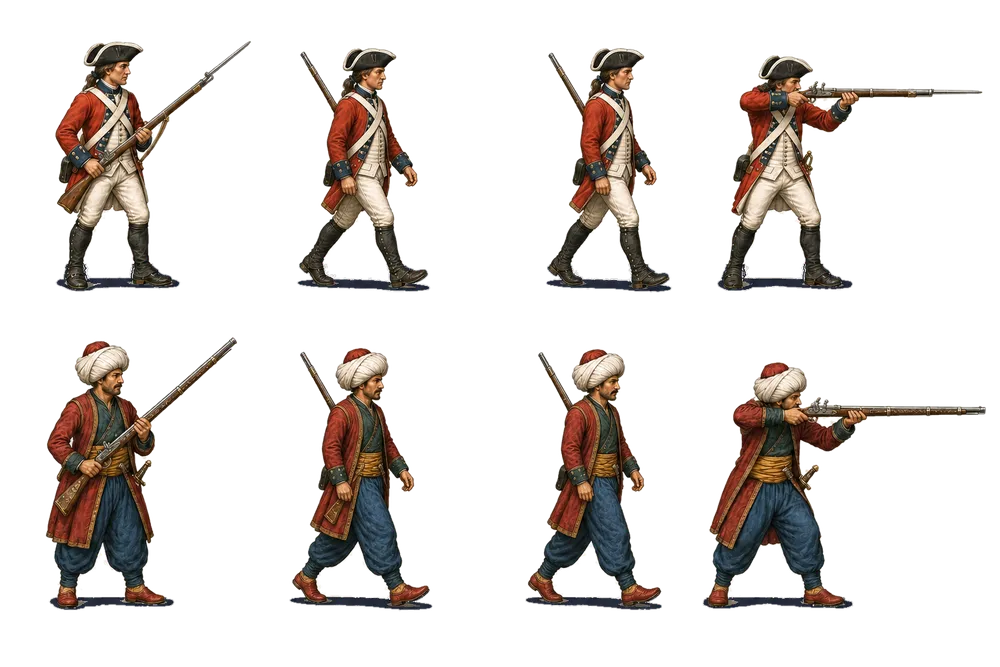
#> input picture assets/units/musketeers.webp, 1000 x 667 px, shrunk from 1536 x 1024 before the run
$ python -i process_military_art.py   (imports and definitions only)
#> lines starting #> are read from the running program, lines starting #| are printed output that depends on the picture
#!/usr/bin/env python3
"""Prepare generated military sheets for the production-art registry.

The source renders use a softly graded warm studio backdrop.  This processor
removes only backdrop-coloured pixels that are connected to the outside edge,
so pale uniform details and muzzle flashes enclosed by painted outlines remain
intact.  The original equal-cell geometry is deliberately preserved because
the renderer addresses each animation pose by source rectangle.
"""

from __future__ import annotations

import argparse
from collections import deque
from pathlib import Path

from PIL import Image, ImageFilter


def is_exterior_backdrop(pixel: tuple[int, int, int]) -> bool:
    """Return whether an RGB pixel belongs to the warm generated backdrop."""

    red, green, blue = pixel
    return (
        min(pixel) >= 205
        and red >= green - 2
        and green >= blue - 2
        and max(pixel) - min(pixel) <= 34
    )


def is_exact_backdrop(pixel: tuple[int, int, int]) -> bool:
    """Match the studio matte closely enough to remove enclosed pale islands."""

    red, green, blue = pixel
    return (
        228 <= red <= 245
        and 220 <= green <= 240
        and 208 <= blue <= 232
        and 3 <= red - green <= 11
        and 7 <= green - blue <= 14
    )


def remove_exterior_backdrop(source: Path) -> Image.Image:
#> called with source = '../assets/units/musketeers.webp'
    image = Image.open(source).convert("RGB")
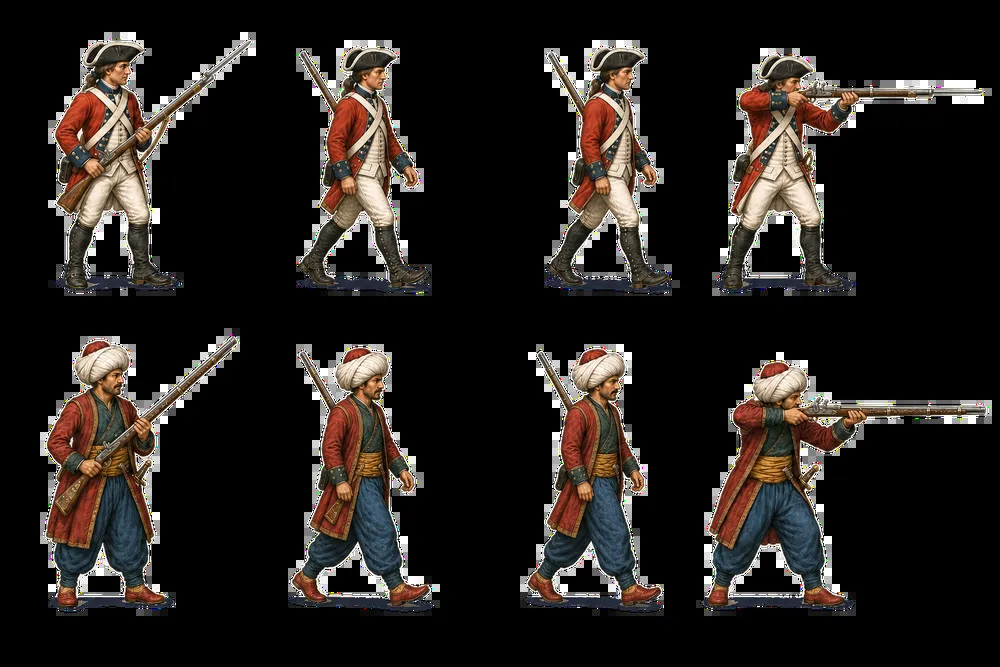
#> image: PIL image 1000x667 RGB; mean R, G, B 36.7, 31.8, 28.7
    width, height = image.size
#> width = 1000; height = 667
    pixels = image.load()
    exterior = Image.new("L", image.size, 0)
#> exterior: PIL image 1000x667 L; every value is 0
    mask = exterior.load()
    pending: deque[tuple[int, int]] = deque()

    def enqueue(x: int, y: int) -> None:
        if mask[x, y] or not is_exterior_backdrop(pixels[x, y]):
            return
        mask[x, y] = 255
        pending.append((x, y))

    for x in range(width):
        enqueue(x, 0)
        enqueue(x, height - 1)
    for y in range(height):
        enqueue(0, y)
        enqueue(width - 1, y)

    while pending:
        x, y = pending.popleft()
        if x > 0:
            enqueue(x - 1, y)
        if x + 1 < width:
            enqueue(x + 1, y)
        if y > 0:
            enqueue(x, y - 1)
        if y + 1 < height:
            enqueue(x, y + 1)

    # Contact shadows and crossed legs can enclose small regions of matte that
    # are no longer edge-connected.  Their channel spacing is extremely
    # consistent, unlike the warmer pipeclay, linen, turban and smoke colours,
    # so remove only this tighter backdrop signature everywhere in the sheet.
    for y in range(height):
        for x in range(width):
            if is_exact_backdrop(pixels[x, y]):
                mask[x, y] = 255

    # A sub-pixel feather prevents the studio matte from surviving as a pale
    # fringe after the browser downsamples a 384- or 768-pixel source cell.
    exterior = exterior.filter(ImageFilter.GaussianBlur(0.7))
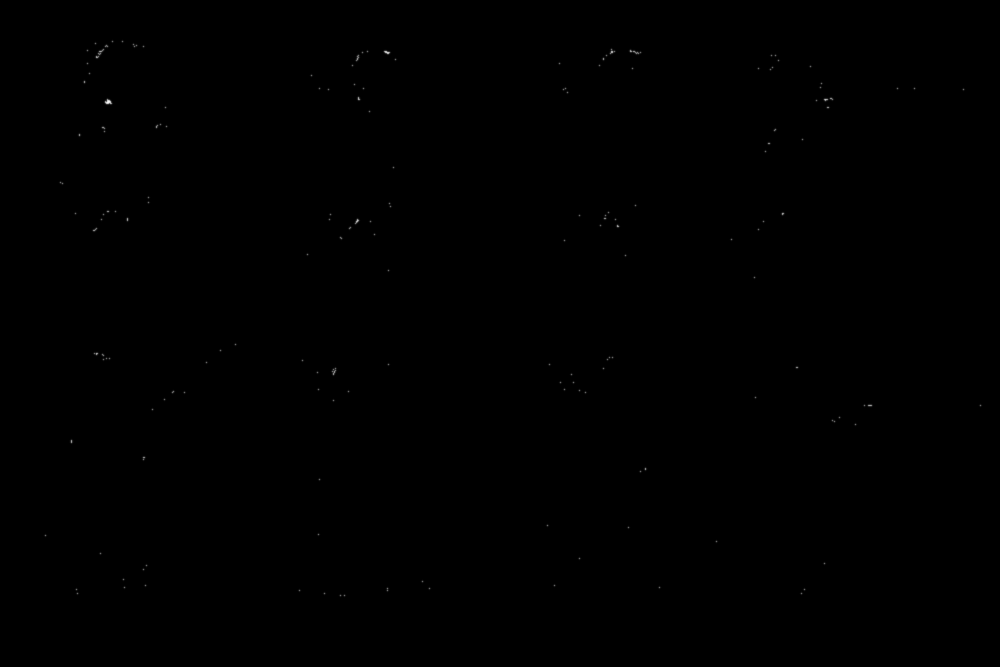
#> exterior: PIL image 1000x667 L; min 0, max 245, mean 0.1
    alpha = exterior.point(lambda value: 255 - value)
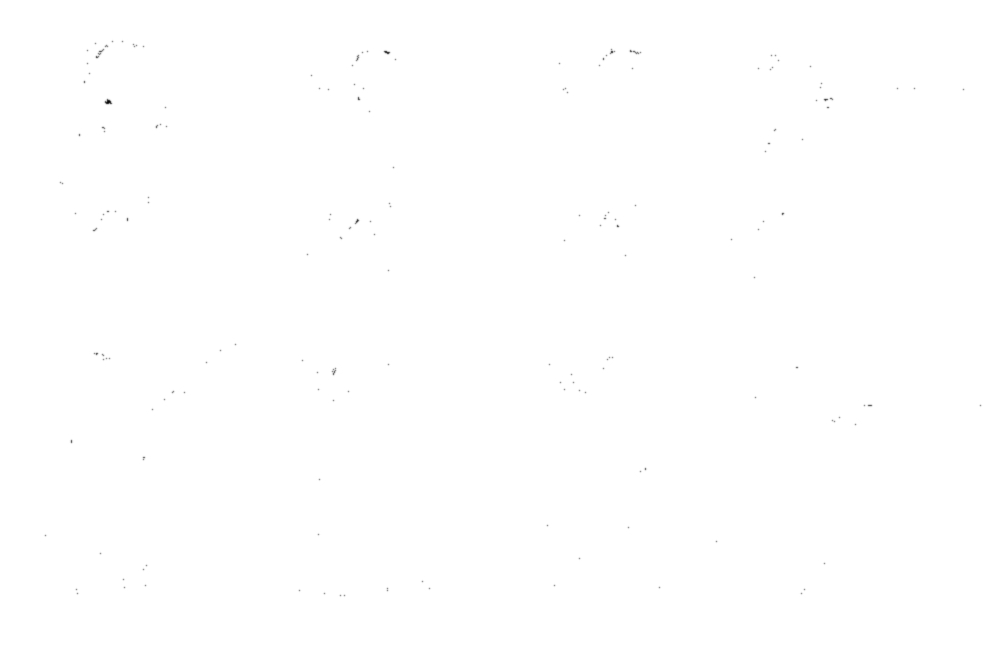
#> alpha: PIL image 1000x667 L; min 10, max 255, mean 254.9
    output = image.convert("RGBA")
    output.putalpha(alpha)
    cool_contact_shadows(output, 512)
    return output


def cool_contact_shadows(image: Image.Image, cell_height: int) -> None:
    """Turn pale studio-floor residue into a cool translucent ground shadow."""

    pixels = image.load()
    for y in range(image.height):
        if y % cell_height < cell_height * 0.79:
            continue
        for x in range(image.width):
            red, green, blue, alpha = pixels[x, y]
            if alpha == 0:
                continue
            if (
                alpha <= 96
                and min(red, green, blue) > 210
                and max(red, green, blue) - min(red, green, blue) <= 28
            ):
                pixels[x, y] = (35, 42, 58, alpha)
                continue
            if not (
                140 <= min(red, green, blue) <= 210
                and max(red, green, blue) - min(red, green, blue) <= 26
                and red >= green - 4
                and green >= blue - 4
            ):
                continue

            luminance = (red + green + blue) / 3
            shadow_alpha = round(max(0.08, min(0.48, (234 - luminance) / 190)) * 255)
            pixels[x, y] = (35, 42, 58, min(alpha, shadow_alpha))


def write_sheet(source: Path, destination: Path) -> None:
    destination.parent.mkdir(parents=True, exist_ok=True)
    image = remove_exterior_backdrop(source)
    image.save(destination, "WEBP", lossless=True, method=6, exact=True)


def parse_args() -> argparse.Namespace:
    parser = argparse.ArgumentParser()
    parser.add_argument("--musketeers", type=Path, required=True)
    parser.add_argument("--partisans", type=Path, required=True)
    parser.add_argument("--cavalry", type=Path, required=True)
    parser.add_argument("--artillery", type=Path, required=True)
    parser.add_argument("--output-dir", type=Path, required=True)
    return parser.parse_args()


def main() -> None:
    args = parse_args()
    write_sheet(args.musketeers, args.output_dir / "musketeers.webp")
    write_sheet(args.partisans, args.output_dir / "partisans.webp")
    write_sheet(args.cavalry, args.output_dir / "cavalry.webp")
    write_sheet(args.artillery, args.output_dir / "artillery.webp")


# [2 lines not run here, left out]

>>> result = remove_exterior_backdrop('../assets/units/musketeers.webp')
